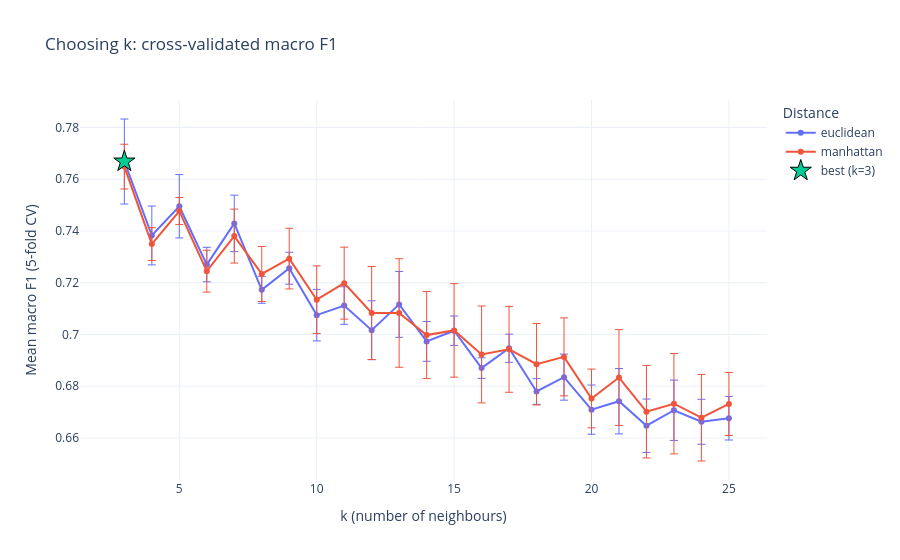

Source (notebook cell):
### Markdown cell above
## 4. Choosing k (and the distance metric)

For every k from 3 to 25, and for both Euclidean and Manhattan distance, we run **5-fold stratified cross-validation on the training set only**, scored with macro F1. The test set is not touched during tuning, so the final score is an honest estimate.

### Code cell
tuning = model.tune(X_train_s, y_train)
print(f"Best: k = {model.best_k}, distance = {model.best_metric}")

fig = Evaluator.plot_k_tuning(tuning, model.best_k, model.best_metric)
fig.show()

tuning.sort_values("cv_mean", ascending=False).head(5).round(3)

### Figure 1 — Plotly figure (JSON) as saved in the notebook; plotly's stock layout.template omitted (floating-point values rounded to 4 significant figures)
{"data": [{"error_y": {"array": [0.01643, 0.01137, 0.01224, 0.006666, 0.01092, 0.005204, 0.006183, 0.009957, 0.00725, 0.01139, 0.01273, 0.00768, 0.005676, 0.003968, 0.005444, 0.004959, 0.008905, 0.009517, 0.01262, 0.01031, 0.01166, 0.008686, 0.008427], "thickness": 1, "type": "data", "visible": true}, "mode": "lines+markers", "name": "euclidean", "type": "scatter", "x": [3, 4, 5, 6, 7, 8, 9, 10, 11, 12, 13, 14, 15, 16, 17, 18, 19, 20, 21, 22, 23, 24, 25], "y": [0.7668, 0.7383, 0.7496, 0.727, 0.7429, 0.7173, 0.7256, 0.7075, 0.7112, 0.7016, 0.7116, 0.6973, 0.7014, 0.687, 0.6947, 0.678, 0.6835, 0.6709, 0.6742, 0.6647, 0.6707, 0.6662, 0.6676]}, {"error_y": {"array": [0.008652, 0.006364, 0.005238, 0.008091, 0.01043, 0.01063, 0.01172, 0.01309, 0.01391, 0.01797, 0.02098, 0.01683, 0.01807, 0.01873, 0.01661, 0.01574, 0.01507, 0.01136, 0.01851, 0.01788, 0.01939, 0.01673, 0.01218], "thickness": 1, "type": "data", "visible": true}, "mode": "lines+markers", "name": "manhattan", "type": "scatter", "x": [3, 4, 5, 6, 7, 8, 9, 10, 11, 12, 13, 14, 15, 16, 17, 18, 19, 20, 21, 22, 23, 24, 25], "y": [0.7649, 0.7349, 0.7477, 0.7245, 0.738, 0.7234, 0.7293, 0.7134, 0.7198, 0.7083, 0.7083, 0.6997, 0.7016, 0.6923, 0.6943, 0.6885, 0.6913, 0.6753, 0.6833, 0.6701, 0.6732, 0.6678, 0.6731]}, {"marker": {"line": {"color": "black", "width": 1}, "size": 16, "symbol": "star"}, "mode": "markers", "name": "best (k=3)", "type": "scatter", "x": [3], "y": [0.7668]}], "layout": {"legend": {"title": {"text": "Distance"}}, "title": {"text": "Choosing k: cross-validated macro F1"}, "xaxis": {"title": {"text": "k (number of neighbours)"}}, "yaxis": {"title": {"text": "Mean macro F1 (5-fold CV)"}}}}
